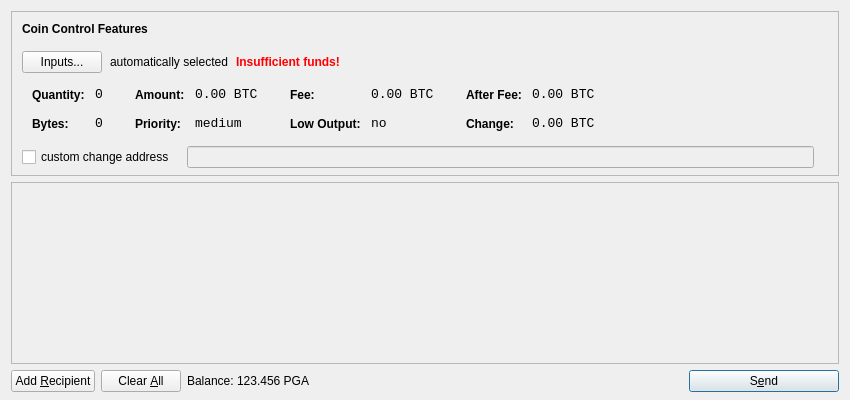
<?xml version="1.0" encoding="UTF-8"?>
<ui version="4.0">
 <class>SendCoinsDialog</class>
 <widget class="QDialog" name="SendCoinsDialog">
  <property name="geometry">
   <rect>
    <x>0</x>
    <y>0</y>
    <width>850</width>
    <height>400</height>
   </rect>
  </property>
  <property name="windowTitle">
   <string>Send Coins</string>
  </property>
  <layout class="QVBoxLayout" name="verticalLayout" stretch="0,1,0">
   <property name="bottomMargin">
    <number>8</number>
   </property>
   <item>
    <widget class="QFrame" name="frameCoinControl">
     <property name="sizePolicy">
      <sizepolicy hsizetype="Expanding" vsizetype="Expanding">
       <horstretch>0</horstretch>
       <verstretch>0</verstretch>
      </sizepolicy>
     </property>
     <property name="maximumSize">
      <size>
       <width>16777215</width>
       <height>16777215</height>
      </size>
     </property>
     <property name="frameShape">
      <enum>QFrame::StyledPanel</enum>
     </property>
     <property name="frameShadow">
      <enum>QFrame::Sunken</enum>
     </property>
     <layout class="QVBoxLayout" name="verticalLayoutCoinControl2">
      <property name="spacing">
       <number>-1</number>
      </property>
      <property name="leftMargin">
       <number>0</number>
      </property>
      <property name="topMargin">
       <number>0</number>
      </property>
      <property name="rightMargin">
       <number>0</number>
      </property>
      <property name="bottomMargin">
       <number>6</number>
      </property>
      <item>
       <layout class="QVBoxLayout" name="verticalLayoutCoinControl" stretch="0,0,0,0,1">
        <property name="spacing">
         <number>0</number>
        </property>
        <property name="leftMargin">
         <number>10</number>
        </property>
        <property name="topMargin">
         <number>10</number>
        </property>
        <item>
         <layout class="QHBoxLayout" name="horizontalLayoutCoinControl1">
          <property name="bottomMargin">
           <number>15</number>
          </property>
          <item>
           <widget class="QLabel" name="labelCoinControlFeatures">
            <property name="sizePolicy">
             <sizepolicy hsizetype="Preferred" vsizetype="Maximum">
              <horstretch>0</horstretch>
              <verstretch>0</verstretch>
             </sizepolicy>
            </property>
            <property name="font">
             <font>
              <weight>75</weight>
              <bold>true</bold>
             </font>
            </property>
            <property name="styleSheet">
             <string notr="true">font-weight:bold;</string>
            </property>
            <property name="text">
             <string>Coin Control Features</string>
            </property>
           </widget>
          </item>
         </layout>
        </item>
        <item>
         <layout class="QHBoxLayout" name="horizontalLayoutCoinControl2" stretch="0,0,0,0">
          <property name="spacing">
           <number>8</number>
          </property>
          <property name="bottomMargin">
           <number>10</number>
          </property>
          <item>
           <widget class="QPushButton" name="pushButtonCoinControl">
            <property name="styleSheet">
             <string notr="true"/>
            </property>
            <property name="text">
             <string>Inputs...</string>
            </property>
           </widget>
          </item>
          <item>
           <widget class="QLabel" name="labelCoinControlAutomaticallySelected">
            <property name="text">
             <string>automatically selected</string>
            </property>
            <property name="margin">
             <number>5</number>
            </property>
           </widget>
          </item>
          <item>
           <widget class="QLabel" name="labelCoinControlInsuffFunds">
            <property name="font">
             <font>
              <weight>75</weight>
              <bold>true</bold>
             </font>
            </property>
            <property name="styleSheet">
             <string notr="true">color:red;font-weight:bold;</string>
            </property>
            <property name="text">
             <string>Insufficient funds!</string>
            </property>
            <property name="margin">
             <number>5</number>
            </property>
           </widget>
          </item>
          <item>
           <spacer name="horizontalSpacerCoinControl">
            <property name="orientation">
             <enum>Qt::Horizontal</enum>
            </property>
            <property name="sizeHint" stdset="0">
             <size>
              <width>40</width>
              <height>1</height>
             </size>
            </property>
           </spacer>
          </item>
         </layout>
        </item>
        <item>
         <widget class="QWidget" name="widgetCoinControl" native="true">
          <property name="sizePolicy">
           <sizepolicy hsizetype="Preferred" vsizetype="Preferred">
            <horstretch>0</horstretch>
            <verstretch>0</verstretch>
           </sizepolicy>
          </property>
          <property name="minimumSize">
           <size>
            <width>0</width>
            <height>0</height>
           </size>
          </property>
          <property name="styleSheet">
           <string notr="true"/>
          </property>
          <layout class="QHBoxLayout" name="horizontalLayoutCoinControl5">
           <property name="margin">
            <number>0</number>
           </property>
           <item>
            <layout class="QHBoxLayout" name="horizontalLayoutCoinControl3" stretch="0,0,0,1">
             <property name="spacing">
              <number>20</number>
             </property>
             <property name="topMargin">
              <number>0</number>
             </property>
             <property name="bottomMargin">
              <number>10</number>
             </property>
             <item>
              <layout class="QFormLayout" name="formLayoutCoinControl1">
               <property name="horizontalSpacing">
                <number>10</number>
               </property>
               <property name="verticalSpacing">
                <number>14</number>
               </property>
               <property name="leftMargin">
                <number>10</number>
               </property>
               <property name="topMargin">
                <number>4</number>
               </property>
               <property name="rightMargin">
                <number>6</number>
               </property>
               <item row="0" column="0">
                <widget class="QLabel" name="labelCoinControlQuantityText">
                 <property name="styleSheet">
                  <string notr="true">font-weight:bold;</string>
                 </property>
                 <property name="text">
                  <string>Quantity:</string>
                 </property>
                 <property name="margin">
                  <number>0</number>
                 </property>
                </widget>
               </item>
               <item row="0" column="1">
                <widget class="QLabel" name="labelCoinControlQuantity">
                 <property name="font">
                  <font>
                   <family>Monospace</family>
                   <pointsize>10</pointsize>
                  </font>
                 </property>
                 <property name="cursor">
                  <cursorShape>IBeamCursor</cursorShape>
                 </property>
                 <property name="contextMenuPolicy">
                  <enum>Qt::ActionsContextMenu</enum>
                 </property>
                 <property name="text">
                  <string notr="true">0</string>
                 </property>
                 <property name="margin">
                  <number>0</number>
                 </property>
                 <property name="textInteractionFlags">
                  <set>Qt::LinksAccessibleByMouse|Qt::TextSelectableByKeyboard|Qt::TextSelectableByMouse</set>
                 </property>
                </widget>
               </item>
               <item row="1" column="0">
                <widget class="QLabel" name="labelCoinControlBytesText">
                 <property name="styleSheet">
                  <string notr="true">font-weight:bold;</string>
                 </property>
                 <property name="text">
                  <string>Bytes:</string>
                 </property>
                </widget>
               </item>
               <item row="1" column="1">
                <widget class="QLabel" name="labelCoinControlBytes">
                 <property name="font">
                  <font>
                   <family>Monospace</family>
                   <pointsize>10</pointsize>
                  </font>
                 </property>
                 <property name="cursor">
                  <cursorShape>IBeamCursor</cursorShape>
                 </property>
                 <property name="contextMenuPolicy">
                  <enum>Qt::ActionsContextMenu</enum>
                 </property>
                 <property name="text">
                  <string notr="true">0</string>
                 </property>
                 <property name="textInteractionFlags">
                  <set>Qt::LinksAccessibleByMouse|Qt::TextSelectableByKeyboard|Qt::TextSelectableByMouse</set>
                 </property>
                </widget>
               </item>
              </layout>
             </item>
             <item>
              <layout class="QFormLayout" name="formLayoutCoinControl2">
               <property name="horizontalSpacing">
                <number>10</number>
               </property>
               <property name="verticalSpacing">
                <number>14</number>
               </property>
               <property name="leftMargin">
                <number>6</number>
               </property>
               <property name="topMargin">
                <number>4</number>
               </property>
               <property name="rightMargin">
                <number>6</number>
               </property>
               <item row="0" column="0">
                <widget class="QLabel" name="labelCoinControlAmountText">
                 <property name="styleSheet">
                  <string notr="true">font-weight:bold;</string>
                 </property>
                 <property name="text">
                  <string>Amount:</string>
                 </property>
                 <property name="margin">
                  <number>0</number>
                 </property>
                </widget>
               </item>
               <item row="0" column="1">
                <widget class="QLabel" name="labelCoinControlAmount">
                 <property name="font">
                  <font>
                   <family>Monospace</family>
                   <pointsize>10</pointsize>
                  </font>
                 </property>
                 <property name="cursor">
                  <cursorShape>IBeamCursor</cursorShape>
                 </property>
                 <property name="contextMenuPolicy">
                  <enum>Qt::ActionsContextMenu</enum>
                 </property>
                 <property name="text">
                  <string notr="true">0.00 BTC</string>
                 </property>
                 <property name="textInteractionFlags">
                  <set>Qt::LinksAccessibleByMouse|Qt::TextSelectableByKeyboard|Qt::TextSelectableByMouse</set>
                 </property>
                </widget>
               </item>
               <item row="1" column="0">
                <widget class="QLabel" name="labelCoinControlPriorityText">
                 <property name="styleSheet">
                  <string notr="true">font-weight:bold;</string>
                 </property>
                 <property name="text">
                  <string>Priority:</string>
                 </property>
                </widget>
               </item>
               <item row="1" column="1">
                <widget class="QLabel" name="labelCoinControlPriority">
                 <property name="font">
                  <font>
                   <family>Monospace</family>
                   <pointsize>10</pointsize>
                  </font>
                 </property>
                 <property name="cursor">
                  <cursorShape>IBeamCursor</cursorShape>
                 </property>
                 <property name="contextMenuPolicy">
                  <enum>Qt::ActionsContextMenu</enum>
                 </property>
                 <property name="text">
                  <string>medium</string>
                 </property>
                 <property name="textInteractionFlags">
                  <set>Qt::LinksAccessibleByMouse|Qt::TextSelectableByKeyboard|Qt::TextSelectableByMouse</set>
                 </property>
                </widget>
               </item>
              </layout>
             </item>
             <item>
              <layout class="QFormLayout" name="formLayoutCoinControl3">
               <property name="horizontalSpacing">
                <number>10</number>
               </property>
               <property name="verticalSpacing">
                <number>14</number>
               </property>
               <property name="leftMargin">
                <number>6</number>
               </property>
               <property name="topMargin">
                <number>4</number>
               </property>
               <property name="rightMargin">
                <number>6</number>
               </property>
               <item row="0" column="0">
                <widget class="QLabel" name="labelCoinControlFeeText">
                 <property name="styleSheet">
                  <string notr="true">font-weight:bold;</string>
                 </property>
                 <property name="text">
                  <string>Fee:</string>
                 </property>
                 <property name="margin">
                  <number>0</number>
                 </property>
                </widget>
               </item>
               <item row="0" column="1">
                <widget class="QLabel" name="labelCoinControlFee">
                 <property name="font">
                  <font>
                   <family>Monospace</family>
                   <pointsize>10</pointsize>
                  </font>
                 </property>
                 <property name="cursor">
                  <cursorShape>IBeamCursor</cursorShape>
                 </property>
                 <property name="contextMenuPolicy">
                  <enum>Qt::ActionsContextMenu</enum>
                 </property>
                 <property name="text">
                  <string notr="true">0.00 BTC</string>
                 </property>
                 <property name="textInteractionFlags">
                  <set>Qt::LinksAccessibleByMouse|Qt::TextSelectableByKeyboard|Qt::TextSelectableByMouse</set>
                 </property>
                </widget>
               </item>
               <item row="1" column="0">
                <widget class="QLabel" name="labelCoinControlLowOutputText">
                 <property name="styleSheet">
                  <string notr="true">font-weight:bold;</string>
                 </property>
                 <property name="text">
                  <string>Low Output:</string>
                 </property>
                </widget>
               </item>
               <item row="1" column="1">
                <widget class="QLabel" name="labelCoinControlLowOutput">
                 <property name="font">
                  <font>
                   <family>Monospace</family>
                   <pointsize>10</pointsize>
                  </font>
                 </property>
                 <property name="cursor">
                  <cursorShape>IBeamCursor</cursorShape>
                 </property>
                 <property name="contextMenuPolicy">
                  <enum>Qt::ActionsContextMenu</enum>
                 </property>
                 <property name="text">
                  <string>no</string>
                 </property>
                 <property name="textInteractionFlags">
                  <set>Qt::LinksAccessibleByMouse|Qt::TextSelectableByKeyboard|Qt::TextSelectableByMouse</set>
                 </property>
                </widget>
               </item>
              </layout>
             </item>
             <item>
              <layout class="QFormLayout" name="formLayoutCoinControl4">
               <property name="horizontalSpacing">
                <number>10</number>
               </property>
               <property name="verticalSpacing">
                <number>14</number>
               </property>
               <property name="leftMargin">
                <number>6</number>
               </property>
               <property name="topMargin">
                <number>4</number>
               </property>
               <property name="rightMargin">
                <number>6</number>
               </property>
               <item row="0" column="0">
                <widget class="QLabel" name="labelCoinControlAfterFeeText">
                 <property name="styleSheet">
                  <string notr="true">font-weight:bold;</string>
                 </property>
                 <property name="text">
                  <string>After Fee:</string>
                 </property>
                 <property name="margin">
                  <number>0</number>
                 </property>
                </widget>
               </item>
               <item row="0" column="1">
                <widget class="QLabel" name="labelCoinControlAfterFee">
                 <property name="font">
                  <font>
                   <family>Monospace</family>
                   <pointsize>10</pointsize>
                  </font>
                 </property>
                 <property name="cursor">
                  <cursorShape>IBeamCursor</cursorShape>
                 </property>
                 <property name="contextMenuPolicy">
                  <enum>Qt::ActionsContextMenu</enum>
                 </property>
                 <property name="text">
                  <string notr="true">0.00 BTC</string>
                 </property>
                 <property name="textInteractionFlags">
                  <set>Qt::LinksAccessibleByMouse|Qt::TextSelectableByKeyboard|Qt::TextSelectableByMouse</set>
                 </property>
                </widget>
               </item>
               <item row="1" column="0">
                <widget class="QLabel" name="labelCoinControlChangeText">
                 <property name="styleSheet">
                  <string notr="true">font-weight:bold;</string>
                 </property>
                 <property name="text">
                  <string>Change:</string>
                 </property>
                </widget>
               </item>
               <item row="1" column="1">
                <widget class="QLabel" name="labelCoinControlChange">
                 <property name="font">
                  <font>
                   <family>Monospace</family>
                   <pointsize>10</pointsize>
                  </font>
                 </property>
                 <property name="cursor">
                  <cursorShape>IBeamCursor</cursorShape>
                 </property>
                 <property name="contextMenuPolicy">
                  <enum>Qt::ActionsContextMenu</enum>
                 </property>
                 <property name="text">
                  <string notr="true">0.00 BTC</string>
                 </property>
                 <property name="textInteractionFlags">
                  <set>Qt::LinksAccessibleByMouse|Qt::TextSelectableByKeyboard|Qt::TextSelectableByMouse</set>
                 </property>
                </widget>
               </item>
              </layout>
             </item>
            </layout>
           </item>
          </layout>
         </widget>
        </item>
        <item>
         <layout class="QHBoxLayout" name="horizontalLayoutCoinControl4" stretch="0,0,0">
          <property name="spacing">
           <number>12</number>
          </property>
          <property name="sizeConstraint">
           <enum>QLayout::SetDefaultConstraint</enum>
          </property>
          <property name="topMargin">
           <number>5</number>
          </property>
          <property name="rightMargin">
           <number>5</number>
          </property>
          <item>
           <widget class="QCheckBox" name="checkBoxCoinControlChange">
            <property name="text">
             <string>custom change address</string>
            </property>
           </widget>
          </item>
          <item>
           <widget class="QLineEdit" name="lineEditCoinControlChange">
            <property name="enabled">
             <bool>false</bool>
            </property>
            <property name="sizePolicy">
             <sizepolicy hsizetype="Expanding" vsizetype="Fixed">
              <horstretch>0</horstretch>
              <verstretch>0</verstretch>
             </sizepolicy>
            </property>
           </widget>
          </item>
          <item>
           <widget class="QLabel" name="labelCoinControlChangeLabel">
            <property name="sizePolicy">
             <sizepolicy hsizetype="Preferred" vsizetype="Expanding">
              <horstretch>0</horstretch>
              <verstretch>0</verstretch>
             </sizepolicy>
            </property>
            <property name="minimumSize">
             <size>
              <width>0</width>
              <height>0</height>
             </size>
            </property>
            <property name="text">
             <string/>
            </property>
            <property name="margin">
             <number>3</number>
            </property>
           </widget>
          </item>
         </layout>
        </item>
        <item>
         <spacer name="verticalSpacerCoinControl">
          <property name="orientation">
           <enum>Qt::Vertical</enum>
          </property>
          <property name="sizeHint" stdset="0">
           <size>
            <width>800</width>
            <height>1</height>
           </size>
          </property>
         </spacer>
        </item>
       </layout>
      </item>
     </layout>
    </widget>
   </item>
   <item>
    <widget class="QScrollArea" name="scrollArea">
     <property name="widgetResizable">
      <bool>true</bool>
     </property>
     <widget class="QWidget" name="scrollAreaWidgetContents">
      <property name="geometry">
       <rect>
        <x>0</x>
        <y>0</y>
        <width>830</width>
        <height>165</height>
       </rect>
      </property>
      <layout class="QVBoxLayout" name="verticalLayout_2">
       <property name="margin">
        <number>0</number>
       </property>
       <item>
        <layout class="QVBoxLayout" name="entries">
         <property name="spacing">
          <number>6</number>
         </property>
        </layout>
       </item>
       <item>
        <spacer name="verticalSpacer">
         <property name="orientation">
          <enum>Qt::Vertical</enum>
         </property>
         <property name="sizeHint" stdset="0">
          <size>
           <width>20</width>
           <height>40</height>
          </size>
         </property>
        </spacer>
       </item>
      </layout>
     </widget>
    </widget>
   </item>
   <item>
    <layout class="QHBoxLayout" name="horizontalLayout">
     <item>
      <widget class="QPushButton" name="addButton">
       <property name="toolTip">
        <string>Send to multiple recipients at once</string>
       </property>
       <property name="text">
        <string>Add &amp;Recipient</string>
       </property>
       <property name="icon">
        <iconset resource="../bitcoin.qrc">
         <normaloff>:/icons/add</normaloff>:/icons/add</iconset>
       </property>
       <property name="autoDefault">
        <bool>false</bool>
       </property>
      </widget>
     </item>
     <item>
      <widget class="QPushButton" name="clearButton">
       <property name="sizePolicy">
        <sizepolicy hsizetype="Minimum" vsizetype="Fixed">
         <horstretch>0</horstretch>
         <verstretch>0</verstretch>
        </sizepolicy>
       </property>
       <property name="toolTip">
        <string>Remove all transaction fields</string>
       </property>
       <property name="text">
        <string>Clear &amp;All</string>
       </property>
       <property name="icon">
        <iconset resource="../bitcoin.qrc">
         <normaloff>:/icons/remove</normaloff>:/icons/remove</iconset>
       </property>
       <property name="autoRepeatDelay">
        <number>300</number>
       </property>
       <property name="autoDefault">
        <bool>false</bool>
       </property>
      </widget>
     </item>
     <item>
      <layout class="QHBoxLayout" name="horizontalLayout_2">
       <property name="spacing">
        <number>3</number>
       </property>
       <item>
        <widget class="QLabel" name="label">
         <property name="text">
          <string>Balance:</string>
         </property>
        </widget>
       </item>
       <item>
        <widget class="QLabel" name="labelBalance">
         <property name="cursor">
          <cursorShape>IBeamCursor</cursorShape>
         </property>
         <property name="text">
          <string>123.456 PGA</string>
         </property>
         <property name="textInteractionFlags">
          <set>Qt::LinksAccessibleByMouse|Qt::TextSelectableByKeyboard|Qt::TextSelectableByMouse</set>
         </property>
        </widget>
       </item>
      </layout>
     </item>
     <item>
      <spacer name="horizontalSpacer">
       <property name="orientation">
        <enum>Qt::Horizontal</enum>
       </property>
       <property name="sizeHint" stdset="0">
        <size>
         <width>40</width>
         <height>20</height>
        </size>
       </property>
      </spacer>
     </item>
     <item>
      <widget class="QPushButton" name="sendButton">
       <property name="minimumSize">
        <size>
         <width>150</width>
         <height>0</height>
        </size>
       </property>
       <property name="toolTip">
        <string>Confirm the send action</string>
       </property>
       <property name="text">
        <string>S&amp;end</string>
       </property>
       <property name="icon">
        <iconset resource="../bitcoin.qrc">
         <normaloff>:/icons/send</normaloff>:/icons/send</iconset>
       </property>
       <property name="default">
        <bool>true</bool>
       </property>
      </widget>
     </item>
    </layout>
   </item>
  </layout>
 </widget>
 <resources>
  <include location="../bitcoin.qrc"/>
 </resources>
 <connections/>
</ui>
